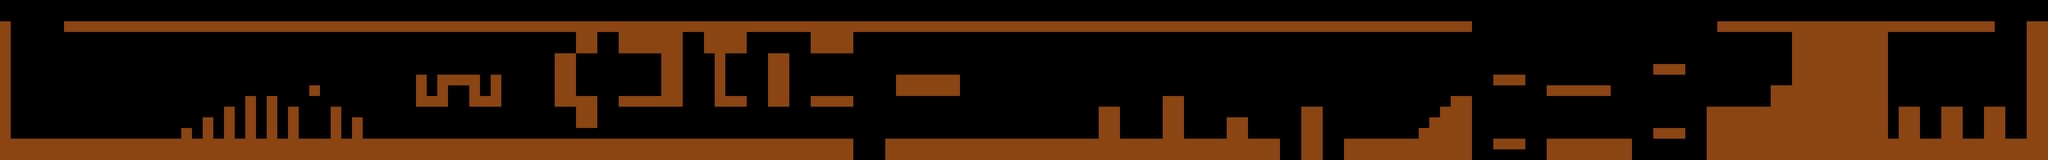

Rendered tile map (Tiled .tmx) drawn with the repository's tilesets; below, a short description and the map source with its tile grids summarised:
An orthogonal 192x15 tile map with 64x64 px tiles, 1 tile layer (Tile Layer 1), 4 tilesets and 79 objects (Player).

<map version="1.10" tiledversion="1.11.1" orientation="orthogonal" renderorder="right-down" width="192" height="15" tilewidth="64" tileheight="64" infinite="0" nextlayerid="7" nextobjectid="94">
 <tileset firstgid="1" source="Ground Tileset v1.tsx" />
 <tileset firstgid="25" source="Environment Tileset.tsx" />
 <tileset firstgid="41" source="NPC Tileset.tsx" />
 <tileset firstgid="57" source="Player Sprite 0.tsx" />
 <layer id="1" name="Tile Layer 1" width="192" height="15">
  <data>[2880 cells, 859 non-empty, 1 distinct tile ids]</data>
 </layer>
 <objectgroup id="2" name="Primary Level Collision">
  <object id="7" x="0" y="128" width="64" height="832" />
  <object id="9" x="64" y="832" width="5056" height="128" />
  <object id="11" x="384" y="128" width="8448" height="64" />
  <object id="13" x="1088" y="768" width="64" height="64" />
  <object id="14" x="1216" y="704" width="64" height="128" />
  <object id="15" x="1344" y="640" width="64" height="192" />
  <object id="16" x="1472" y="576" width="64" height="256" />
  <object id="17" x="1600" y="576" width="64" height="256" />
  <object id="18" x="1728" y="640" width="64" height="192" />
  <object id="19" x="1856" y="512" width="64" height="64" />
  <object id="20" x="1984" y="640" width="64" height="192" />
  <object id="21" x="2112" y="704" width="64" height="128" />
  <object id="22" x="640" y="576" width="320" height="64" />
  <object id="23" x="2496" y="448" width="64" height="192" />
  <object id="24" x="2624" y="448" width="256" height="64" />
  <object id="30" x="2944" y="448" width="64" height="192" />
  <object id="31" x="2816" y="512" width="64" height="128" />
  <object id="32" x="2624" y="512" width="64" height="128" />
  <object id="33" x="2560" y="576" width="64" height="64" />
  <object id="34" x="2880" y="576" width="64" height="64" />
  <object id="35" x="3456" y="192" width="128" height="128" />
  <object id="36" x="3328" y="320" width="128" height="320" />
  <object id="37" x="3456" y="576" width="128" height="192" />
  <object id="38" x="3968" y="192" width="128" height="448" />
  <object id="39" x="3712" y="576" width="256" height="64" />
  <object id="40" x="3712" y="192" width="256" height="128" />
  <object id="41" x="4224" y="192" width="256" height="128" />
  <object id="42" x="4288" y="320" width="64" height="320" />
  <object id="43" x="4352" y="576" width="128" height="64" />
  <object id="44" x="4608" y="320" width="128" height="320" />
  <object id="45" x="4864" y="576" width="256" height="64" />
  <object id="46" x="4864" y="192" width="256" height="128" />
  <object id="47" x="5376" y="448" width="384" height="128" />
  <object id="48" x="5312" y="832" width="2368" height="128" />
  <object id="49" x="6592" y="640" width="128" height="192" />
  <object id="50" x="6976" y="576" width="128" height="256" />
  <object id="51" x="7360" y="704" width="128" height="128" />
  <object id="52" x="7808" y="640" width="128" height="320" />
  <object id="53" x="8064" y="832" width="768" height="128" />
  <object id="54" x="8704" y="576" width="128" height="256" />
  <object id="55" x="8640" y="640" width="64" height="192" />
  <object id="56" x="8576" y="704" width="64" height="128" />
  <object id="57" x="8512" y="768" width="64" height="64" />
  <object id="58" x="8960" y="832" width="192" height="64" />
  <object id="59" x="8960" y="448" width="192" height="64" />
  <object id="60" x="9280" y="512" width="384" height="64" />
  <object id="61" x="9280" y="832" width="512" height="128" />
  <object id="62" x="9920" y="768" width="192" height="64" />
  <object id="63" x="9920" y="384" width="192" height="64" />
  <object id="65" x="10304" y="128" width="1664" height="64" />
  <object id="66" x="12160" y="128" width="128" height="832" />
  <object id="67" x="11328" y="832" width="832" height="128" />
  <object id="68" x="11392" y="640" width="128" height="192" />
  <object id="69" x="11648" y="640" width="128" height="192" />
  <object id="70" x="11904" y="640" width="128" height="192" />
  <object id="71" x="10752" y="192" width="576" height="768" />
  <object id="72" x="10624" y="512" width="128" height="128" />
  <object id="73" x="10240" y="640" width="512" height="320" />
  <object id="74" x="9724" y="1322" />
 </objectgroup>
 <objectgroup id="3" name="Player Layer">
  <object id="93" name="Player" gid="57" x="192" y="448" width="64" height="64" />
 </objectgroup>
 <group id="4" name="InteractableObjects">
  <objectgroup id="6" name="QuestionBlock">
   <object id="1" gid="25" x="640" y="640" width="64" height="64">
    <properties>
     <property name="Held Object" value="Mushroom" />
    </properties>
   </object>
   <object id="2" gid="25" x="704" y="640" width="64" height="64" />
   <object id="3" gid="25" x="768" y="640" width="64" height="64" />
   <object id="4" gid="25" x="832" y="640" width="64" height="64" />
   <object id="5" gid="25" x="896" y="640" width="64" height="64" />
  </objectgroup>
  <objectgroup id="5" name="Enemy">
   <object id="75" gid="41" x="1024" y="832" width="64" height="64">
    <properties>
     <property name="startGoingRight" type="bool" value="false" />
    </properties>
   </object>
   <object id="76" gid="41" x="1088" y="768" width="64" height="64">
    <properties>
     <property name="startGoingRight" type="bool" value="false" />
    </properties>
   </object>
   <object id="77" gid="41" x="1856" y="832" width="64" height="64">
    <properties>
     <property name="startGoingRight" type="bool" value="false" />
    </properties>
   </object>
   <object id="78" gid="41" x="3968" y="832" width="64" height="64">
    <properties>
     <property name="startGoingRight" type="bool" value="false" />
    </properties>
   </object>
   <object id="79" gid="41" x="4096" y="832" width="64" height="64">
    <properties>
     <property name="startGoingRight" type="bool" value="false" />
    </properties>
   </object>
   <object id="80" gid="41" x="4672" y="320" width="64" height="64">
    <properties>
     <property name="startGoingRight" type="bool" value="false" />
    </properties>
   </object>
   <object id="81" gid="41" x="4864" y="576" width="64" height="64">
    <properties>
     <property name="startGoingRight" type="bool" value="false" />
    </properties>
   </object>
   <object id="82" gid="41" x="4992" y="576" width="64" height="64">
    <properties>
     <property name="startGoingRight" type="bool" value="false" />
    </properties>
   </object>
   <object id="83" gid="41" x="6528" y="832" width="64" height="64">
    <properties>
     <property name="startGoingRight" type="bool" value="false" />
    </properties>
   </object>
   <object id="84" gid="41" x="6336" y="832" width="64" height="64">
    <properties>
     <property name="startGoingRight" type="bool" value="false" />
    </properties>
   </object>
   <object id="85" gid="41" x="6432" y="832" width="64" height="64">
    <properties>
     <property name="startGoingRight" type="bool" value="false" />
    </properties>
   </object>
   <object id="86" gid="41" x="7232" y="832" width="64" height="64">
    <properties>
     <property name="startGoingRight" type="bool" value="false" />
    </properties>
   </object>
   <object id="87" gid="41" x="8640" y="640" width="64" height="64">
    <properties>
     <property name="startGoingRight" type="bool" value="false" />
    </properties>
   </object>
   <object id="91" gid="41" x="8736" y="576" width="64" height="64">
    <properties>
     <property name="startGoingRight" type="bool" value="false" />
    </properties>
   </object>
  </objectgroup>
 </group>
</map>
